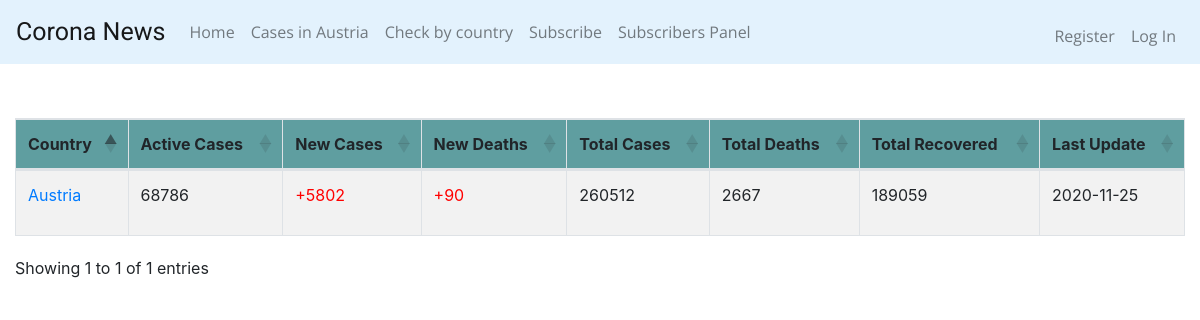
The app's page /casesInAustria with its own data.
### tables this page shows
CREATE TABLE casesWorld (id INTEGER PRIMARY KEY AUTOINCREMENT NOT NULL, country TEXT, active INTEGER, new INTEGER, deaths INTEGER, totalCases INTEGER, totalDeaths INTEGER, totalRecovered INTEGER, date date);

### app.py (the view)
@app.route("/casesInAustria")
def casesInAustria():
    tblCasesWorld = "casesWorld"
    country = "Austria"
    tableValues = {}
    tableValues = select_cases_where_country(tblCasesWorld, country)
    return render_template('casesInAustria.html', casesAustria=tableValues)

### app.py (called while the page is built)
@app.after_request
def after_request(response):
    response.headers["Cache-Control"] = "no-cache, no-store, must-revalidate"
    response.headers["Expires"] = 0
    response.headers["Pragma"] = "no-cache"
    return response

### coronaCasesDAO.py (called while the page is built)
def select_cases_where_country(tableName, country):
    conn = connect_to_db()
    conn.row_factory = dict_factory
    cursor = conn.cursor()
    format_str = """SELECT country, active, new, deaths, totalCases, totalDeaths, totalRecovered, date FROM "{table}" WHERE country="{countryName}";"""
    sql_command = format_str.format(table=tableName, countryName=country)
    cursor.execute(sql_command)
    result = cursor.fetchall()
    conn.close()
    return result

### helpers.py (called while the page is built)
def connect_to_db():
    conn = sqlite3.connect('coronaDatabase.db')
    return conn

def dict_factory(cursor, row):
    d = {}
    for idx, col in enumerate(cursor.description):
        d[col[0]] = row[idx]
    return d

### templates/casesInAustria.html (shortened to what this page needs)
{% extends "layout.html" %}
{% block headSergiu %}
    <link href="https://cdn.datatables.net/1.10.22/css/dataTables.bootstrap4.min.css" rel="stylesheet">
{% endblock %}
{% block main %}
    <div class="col">
        <br>
        <table id="example" class="table table-striped table-bordered" style="width:100%">
            <thead>
                <tr style="background-color: cadetblue;">
                    <th>Country</th>
                    <th>Active Cases</th>
                    <th>New Cases</th>
                    <th>New Deaths</th>
                    <th>Total Cases</th>
                    <th>Total Deaths</th>
                    <th>Total Recovered</th>
                    <th>Last Update</th>
                </tr>
            </thead>
            <tbody>
                {% for dict_item in casesAustria %}
                <tr>
                    <td>
                        {% set country = dict_item.get("country") %}
                        <a href="/history/{{ country }}" target="_blank">{{ country }}</a>
                    </td>
                    <td>
                        {{dict_item.get("active")}}
                    </td>
                    <td style="color: red;">
                        {% set new = dict_item.get("new") %}
                        {% if new != "" %}
                            <p>+{{ new }}</p>
                        {% else %}
                            <p></p>
                        {% endif %}
                    </td>
                    <td style="color: red;">
                        {% set deaths = dict_item.get("deaths") %}
                        {% if deaths != "" %}
                            <p>+{{ deaths }}</p>
                        {% else %}
                            <p></p>
                        {% endif %}
                    </td>
                    <td>
                        {{dict_item.get("totalCases")}}
                    </td>
                    <td>
                        {{dict_item.get("totalDeaths")}}
                    </td>
                    <td>
                        {{dict_item.get("totalRecovered")}}
                    </td>
                    <td>
                        {{dict_item.get("date")}}
                    </td>
                </tr>
                {% endfor %}
            </tbody>
        </table>
    </div>
{% endblock %}

### records on screen
casesWorld: country "Austria", get "68786", new "5802", deaths "90", get "260512", get "2667", get "189059", get "2020-11-25"
